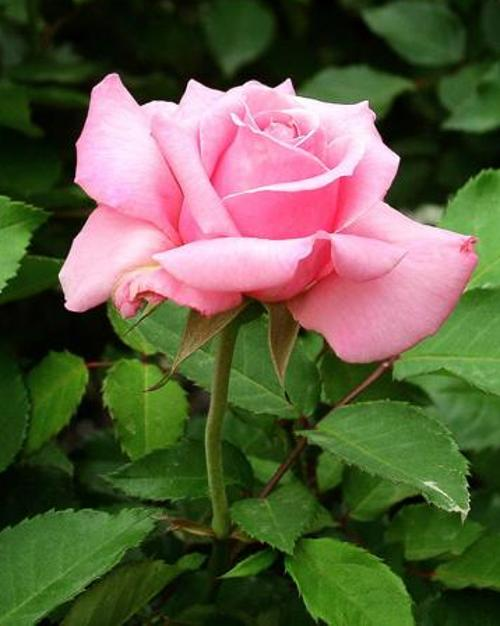
#> input picture src/flagged/Tải ảnh hoa hoặc chụp từ camera/770dc3334a8be88d1cb6/image_01150.jpg, 500 x 626 px; its folder holds only this picture in this run
$ python -i app.py   (imports and definitions only)
#> lines starting #> are read from the running program, lines starting #| are printed output that depends on the picture
"""Giao diện demo phân loại Oxford Flowers 102 bằng Gradio."""
from pathlib import Path
import joblib
import cv2
import gradio as gr
import numpy as np
from skimage.feature import hog, local_binary_pattern

ROOT = Path(__file__).resolve().parents[1]
MODEL_DIR = ROOT / "models"
HOG_DIM = 8100
HSV_DIM = 32
LBP_POINTS = 8
LBP_RADIUS = 1
LBP_BINS = LBP_POINTS + 2
LBP_GRID = 2
BOVW_WORDS = 64
SIFT_FEATURES = 120
BASE_FEATURE_DIM = HOG_DIM + HSV_DIM + LBP_BINS * LBP_GRID * LBP_GRID

CLASS_NAMES = [
    "pink primrose", "hard-leaved pocket orchid", "canterbury bells", "sweet pea", "english marigold",
    "tiger lily", "moon orchid", "bird of paradise", "monkshood", "globe thistle",
    "snapdragon", "colt's foot", "king protea", "spear thistle", "yellow iris",
    "globe-flower", "purple coneflower", "peruvian lily", "balloon flower", "giant white arum lily",
    "fire lily", "pincushion flower", "fritillary", "red ginger", "grape hyacinth",
    "corn poppy", "prince of wales feathers", "stemless gentian", "artichoke", "sweet william",
    "carnation", "garden phlox", "love in the mist", "mexican aster", "alpine sea holly",
    "ruby-lipped cattleya", "cape flower", "great masterwort", "siam tulip", "lenten rose",
    "barbeton daisy", "daffodil", "sword lily", "poinsettia", "bolero deep blue",
    "wallflower", "marigold", "buttercup", "oxeye daisy", "common dandelion",
    "petunia", "wild pansy", "primula", "sunflower", "pelargonium",
    "bishop of llandaff", "gaura", "geranium", "orange dahlia", "pink-yellow dahlia",
    "cautleya spicata", "japanese anemone", "black-eyed susan", "silverbush", "californian poppy",
    "osteospermum", "spring crocus", "bearded iris", "windflower", "tree poppy",
    "gazania", "azalea", "water lily", "rose", "thorn apple",
    "morning glory", "passion flower", "lotus", "toad lily", "anthurium",
    "frangipani", "clematis", "hibiscus", "columbine", "desert-rose",
    "tree mallow", "magnolia", "cyclamen", "watercress", "canna lily",
    "hippeastrum", "bee balm", "ball moss", "foxglove", "bougainvillea",
    "camellia", "mallow", "mexican petunia", "bromelia", "blanket flower",
    "trumpet creeper", "blackberry lily"
]

MODEL_PATH = MODEL_DIR / "best_model.joblib"
KNN_MODEL_PATH = MODEL_DIR / "knn_model.joblib"
bovw_centers = None
# [29 lines not run here, left out]


# [17 lines left out: function extract_bovw, not called in this run]


def extract_features(image_rgb, include_bovw=False):
#> called with include_bovw = False
    image_rgb = cv2.resize(image_rgb, (128, 128))
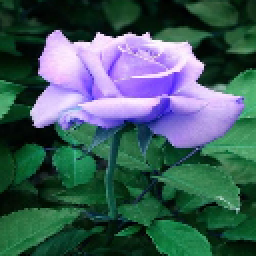
#> image_rgb: shape (128, 128, 3) (shown 2 times larger); mean of channels 0, 1, 2 93.2, 93, 65.2; drawn as B, G, R
    image_bgr = cv2.cvtColor(image_rgb, cv2.COLOR_RGB2BGR)

    gray = cv2.cvtColor(image_bgr, cv2.COLOR_BGR2GRAY)
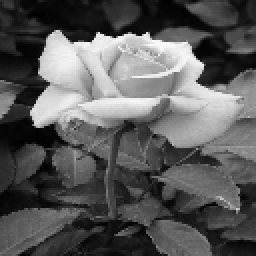
#> gray: shape (128, 128) (shown 2 times larger); min 0, max 253, mean 89.9
    feature_hog = hog(
        gray, orientations=9, pixels_per_cell=(8, 8),
        cells_per_block=(2, 2), block_norm="L2-Hys"
    )
#> feature_hog = 8100 values, max 0.484 at index 2452, min 0 at index 20, mean 0.133

    hsv = cv2.cvtColor(image_bgr, cv2.COLOR_BGR2HSV)
#> hsv: shape (128, 128, 3); mean H, S, V 75.4, 161.7, 113.4
    hist_h = cv2.calcHist([hsv], [0], None, [16], [0, 180]).flatten()
#> hist_h = [245, 288, 481, 2113, 8831, 350, 23, 6, 7, 6, 7, 2, 15, 519, 1878, 1613]
    hist_s = cv2.calcHist([hsv], [1], None, [16], [0, 256]).flatten()
#> hist_s = [58, 425, 487, 612, 593, 669, 675, 861, 1436, 1516, 1450, 1487, 1514, 1731, 1371, 1499]
    feature_color = np.concatenate([hist_h, hist_s])
#> feature_color = 32 values, max 8831 at index 4, min 2 at index 11, mean 1024
    feature_color = feature_color / (feature_color.sum() + 1e-7)
#> feature_color = 32 values, max 0.27 at index 4, min 6.1e-05 at index 11, mean 0.0312
    lbp = local_binary_pattern(
        gray, LBP_POINTS, LBP_RADIUS, method="uniform"
    )
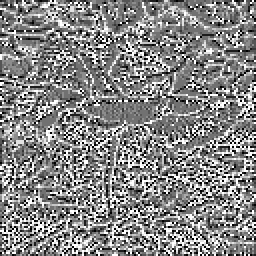
#> lbp: shape (128, 128) float64 (shown 2 times larger); min 0, max 9, mean 4.76; drawn with min black and max white
    cell_h = lbp.shape[0] // LBP_GRID
#> cell_h = 64
    cell_w = lbp.shape[1] // LBP_GRID
#> cell_w = 64
    feature_lbp = []
    for row in range(LBP_GRID):
        for col in range(LBP_GRID):
            region = lbp[
                row * cell_h:(row + 1) * cell_h,
                col * cell_w:(col + 1) * cell_w,
            ]
            hist, _ = np.histogram(region, bins=np.arange(LBP_BINS + 1))
            hist = hist.astype(np.float32)
            hist /= hist.sum() + 1e-7
            feature_lbp.extend(hist)
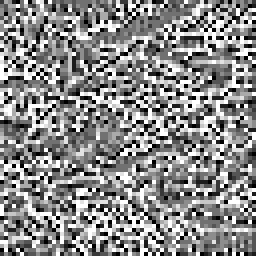
#> region: shape (64, 64) float64 (shown 4 times larger); min 0, max 9, mean 4.87; drawn with min black and max white
#> after the loop, feature_lbp = 40 values, max 0.256 at index 14, min 0.0393 at index 0, mean 0.1
    features = np.concatenate(
        [feature_hog, feature_color, np.asarray(feature_lbp)]
    )
#> features = 8172 values, max 0.484 at index 2452, min 0 at index 20, mean 0.132
    if include_bovw:
        features = np.concatenate([features, extract_bovw(gray, bovw_centers)])
    return features.reshape(1, -1)


# [44 lines left out: function predict_flower, not called in this run]


# [14 lines that did not run here, left out]

# [2 lines not run here, left out]

>>> import cv2
>>> picture = cv2.cvtColor(cv2.imread('flagged/Tải ảnh hoa hoặc chụp từ camera/770dc3334a8be88d1cb6/image_01150.jpg'), cv2.COLOR_BGR2RGB)
>>> result = extract_features(picture)
